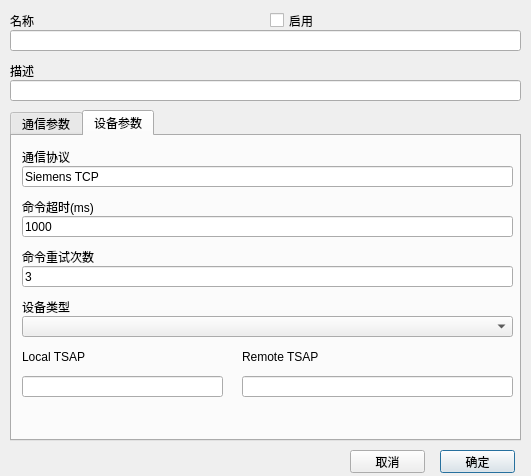
<?xml version="1.0" encoding="UTF-8"?>
<ui version="4.0">
 <class>CMDDeviceConfigDialog</class>
 <widget class="QDialog" name="CMDDeviceConfigDialog">
  <property name="geometry">
   <rect>
    <x>0</x>
    <y>0</y>
    <width>531</width>
    <height>476</height>
   </rect>
  </property>
  <property name="windowTitle">
   <string>Dialog</string>
  </property>
  <widget class="QLineEdit" name="nameEdit">
   <property name="geometry">
    <rect>
     <x>10</x>
     <y>30</y>
     <width>511</width>
     <height>21</height>
    </rect>
   </property>
  </widget>
  <widget class="QLineEdit" name="descriptionEdit">
   <property name="geometry">
    <rect>
     <x>10</x>
     <y>80</y>
     <width>511</width>
     <height>21</height>
    </rect>
   </property>
   <property name="readOnly">
    <bool>false</bool>
   </property>
  </widget>
  <widget class="QLabel" name="label_2">
   <property name="geometry">
    <rect>
     <x>10</x>
     <y>10</y>
     <width>251</width>
     <height>21</height>
    </rect>
   </property>
   <property name="text">
    <string>名称</string>
   </property>
  </widget>
  <widget class="QLabel" name="label_4">
   <property name="geometry">
    <rect>
     <x>10</x>
     <y>60</y>
     <width>431</width>
     <height>21</height>
    </rect>
   </property>
   <property name="text">
    <string>描述</string>
   </property>
  </widget>
  <widget class="QPushButton" name="okButton">
   <property name="geometry">
    <rect>
     <x>440</x>
     <y>450</y>
     <width>75</width>
     <height>23</height>
    </rect>
   </property>
   <property name="text">
    <string>确定</string>
   </property>
  </widget>
  <widget class="QPushButton" name="cancelButton">
   <property name="geometry">
    <rect>
     <x>350</x>
     <y>450</y>
     <width>75</width>
     <height>23</height>
    </rect>
   </property>
   <property name="text">
    <string>取消</string>
   </property>
  </widget>
  <widget class="QCheckBox" name="enableCheckBox">
   <property name="geometry">
    <rect>
     <x>270</x>
     <y>10</y>
     <width>171</width>
     <height>21</height>
    </rect>
   </property>
   <property name="text">
    <string>启用</string>
   </property>
  </widget>
  <widget class="QTabWidget" name="tabWidget">
   <property name="geometry">
    <rect>
     <x>10</x>
     <y>110</y>
     <width>511</width>
     <height>331</height>
    </rect>
   </property>
   <property name="currentIndex">
    <number>1</number>
   </property>
   <widget class="QWidget" name="tab">
    <attribute name="title">
     <string>通信参数</string>
    </attribute>
    <widget class="QLabel" name="label_3">
     <property name="geometry">
      <rect>
       <x>10</x>
       <y>10</y>
       <width>431</width>
       <height>21</height>
      </rect>
     </property>
     <property name="text">
      <string>通信模式</string>
     </property>
    </widget>
    <widget class="QStackedWidget" name="stackedWidget">
     <property name="geometry">
      <rect>
       <x>0</x>
       <y>60</y>
       <width>501</width>
       <height>241</height>
      </rect>
     </property>
     <property name="currentIndex">
      <number>1</number>
     </property>
     <widget class="QWidget" name="page_3">
      <widget class="QLabel" name="label_5">
       <property name="geometry">
        <rect>
         <x>10</x>
         <y>0</y>
         <width>211</width>
         <height>21</height>
        </rect>
       </property>
       <property name="text">
        <string>端口</string>
       </property>
      </widget>
      <widget class="QComboBox" name="portComboBox">
       <property name="geometry">
        <rect>
         <x>10</x>
         <y>20</y>
         <width>211</width>
         <height>25</height>
        </rect>
       </property>
      </widget>
      <widget class="QComboBox" name="baudRateComboBox">
       <property name="geometry">
        <rect>
         <x>240</x>
         <y>20</y>
         <width>201</width>
         <height>21</height>
        </rect>
       </property>
       <item>
        <property name="text">
         <string>115200</string>
        </property>
       </item>
       <item>
        <property name="text">
         <string>57600</string>
        </property>
       </item>
       <item>
        <property name="text">
         <string>38400</string>
        </property>
       </item>
       <item>
        <property name="text">
         <string>19200</string>
        </property>
       </item>
       <item>
        <property name="text">
         <string>9600</string>
        </property>
       </item>
       <item>
        <property name="text">
         <string>4800</string>
        </property>
       </item>
       <item>
        <property name="text">
         <string>2400</string>
        </property>
       </item>
       <item>
        <property name="text">
         <string>1200</string>
        </property>
       </item>
      </widget>
      <widget class="QLabel" name="label_7">
       <property name="geometry">
        <rect>
         <x>240</x>
         <y>0</y>
         <width>201</width>
         <height>21</height>
        </rect>
       </property>
       <property name="text">
        <string>波特率</string>
       </property>
      </widget>
      <widget class="QLabel" name="label_8">
       <property name="geometry">
        <rect>
         <x>10</x>
         <y>50</y>
         <width>211</width>
         <height>21</height>
        </rect>
       </property>
       <property name="text">
        <string>数据位</string>
       </property>
      </widget>
      <widget class="QLabel" name="label_9">
       <property name="geometry">
        <rect>
         <x>240</x>
         <y>50</y>
         <width>191</width>
         <height>21</height>
        </rect>
       </property>
       <property name="text">
        <string>停止位</string>
       </property>
      </widget>
      <widget class="QComboBox" name="parityComboBox">
       <property name="geometry">
        <rect>
         <x>10</x>
         <y>120</y>
         <width>211</width>
         <height>21</height>
        </rect>
       </property>
       <item>
        <property name="text">
         <string>NONE</string>
        </property>
       </item>
       <item>
        <property name="text">
         <string>ODD</string>
        </property>
       </item>
       <item>
        <property name="text">
         <string>EVEN</string>
        </property>
       </item>
       <item>
        <property name="text">
         <string>MARK</string>
        </property>
       </item>
       <item>
        <property name="text">
         <string>SPACE</string>
        </property>
       </item>
      </widget>
      <widget class="QLabel" name="label_10">
       <property name="geometry">
        <rect>
         <x>10</x>
         <y>100</y>
         <width>211</width>
         <height>21</height>
        </rect>
       </property>
       <property name="text">
        <string>校验位</string>
       </property>
      </widget>
      <widget class="QComboBox" name="stopBitsComboBox">
       <property name="geometry">
        <rect>
         <x>240</x>
         <y>70</y>
         <width>201</width>
         <height>21</height>
        </rect>
       </property>
       <item>
        <property name="text">
         <string>1</string>
        </property>
       </item>
       <item>
        <property name="text">
         <string>1.5</string>
        </property>
       </item>
       <item>
        <property name="text">
         <string>2</string>
        </property>
       </item>
      </widget>
      <widget class="QComboBox" name="dataBitsComboBox">
       <property name="geometry">
        <rect>
         <x>10</x>
         <y>70</y>
         <width>211</width>
         <height>21</height>
        </rect>
       </property>
       <item>
        <property name="text">
         <string>5</string>
        </property>
       </item>
       <item>
        <property name="text">
         <string>6</string>
        </property>
       </item>
       <item>
        <property name="text">
         <string>7</string>
        </property>
       </item>
       <item>
        <property name="text">
         <string>8</string>
        </property>
       </item>
      </widget>
     </widget>
     <widget class="QWidget" name="page">
      <widget class="QLineEdit" name="serverIPEdit">
       <property name="geometry">
        <rect>
         <x>10</x>
         <y>100</y>
         <width>491</width>
         <height>21</height>
        </rect>
       </property>
      </widget>
      <widget class="QLabel" name="label_6">
       <property name="geometry">
        <rect>
         <x>10</x>
         <y>80</y>
         <width>491</width>
         <height>21</height>
        </rect>
       </property>
       <property name="text">
        <string>IP地址</string>
       </property>
      </widget>
      <widget class="QLabel" name="label_11">
       <property name="geometry">
        <rect>
         <x>10</x>
         <y>130</y>
         <width>491</width>
         <height>21</height>
        </rect>
       </property>
       <property name="text">
        <string>服务端口</string>
       </property>
      </widget>
      <widget class="QLineEdit" name="serverPortEdit">
       <property name="enabled">
        <bool>true</bool>
       </property>
       <property name="geometry">
        <rect>
         <x>10</x>
         <y>150</y>
         <width>491</width>
         <height>21</height>
        </rect>
       </property>
       <property name="text">
        <string/>
       </property>
      </widget>
      <widget class="QLineEdit" name="localPortEdit">
       <property name="enabled">
        <bool>true</bool>
       </property>
       <property name="geometry">
        <rect>
         <x>10</x>
         <y>200</y>
         <width>491</width>
         <height>21</height>
        </rect>
       </property>
       <property name="text">
        <string/>
       </property>
      </widget>
      <widget class="QLabel" name="label_12">
       <property name="geometry">
        <rect>
         <x>10</x>
         <y>180</y>
         <width>491</width>
         <height>21</height>
        </rect>
       </property>
       <property name="text">
        <string>本地服务端口</string>
       </property>
      </widget>
      <widget class="QFrame" name="frame">
       <property name="geometry">
        <rect>
         <x>10</x>
         <y>29</y>
         <width>491</width>
         <height>41</height>
        </rect>
       </property>
       <property name="frameShape">
        <enum>QFrame::StyledPanel</enum>
       </property>
       <property name="frameShadow">
        <enum>QFrame::Raised</enum>
       </property>
       <widget class="QRadioButton" name="clientRadioButton">
        <property name="geometry">
         <rect>
          <x>90</x>
          <y>10</y>
          <width>81</width>
          <height>22</height>
         </rect>
        </property>
        <property name="layoutDirection">
         <enum>Qt::RightToLeft</enum>
        </property>
        <property name="text">
         <string>客户端</string>
        </property>
        <property name="checked">
         <bool>true</bool>
        </property>
       </widget>
       <widget class="QRadioButton" name="serverRadioButton">
        <property name="geometry">
         <rect>
          <x>296</x>
          <y>10</y>
          <width>81</width>
          <height>22</height>
         </rect>
        </property>
        <property name="layoutDirection">
         <enum>Qt::RightToLeft</enum>
        </property>
        <property name="text">
         <string>服务端</string>
        </property>
       </widget>
      </widget>
     </widget>
     <widget class="QWidget" name="page_2">
      <widget class="QLabel" name="label_14">
       <property name="geometry">
        <rect>
         <x>10</x>
         <y>10</y>
         <width>431</width>
         <height>21</height>
        </rect>
       </property>
       <property name="text">
        <string>通信参数</string>
       </property>
      </widget>
      <widget class="QLineEdit" name="usbCommParameterEdit">
       <property name="geometry">
        <rect>
         <x>10</x>
         <y>30</y>
         <width>491</width>
         <height>21</height>
        </rect>
       </property>
      </widget>
     </widget>
     <widget class="QWidget" name="page_5">
      <widget class="QLineEdit" name="boardCommParameterEdit">
       <property name="geometry">
        <rect>
         <x>10</x>
         <y>30</y>
         <width>491</width>
         <height>21</height>
        </rect>
       </property>
      </widget>
      <widget class="QLabel" name="label_19">
       <property name="geometry">
        <rect>
         <x>10</x>
         <y>10</y>
         <width>431</width>
         <height>21</height>
        </rect>
       </property>
       <property name="text">
        <string>通信参数</string>
       </property>
      </widget>
     </widget>
     <widget class="QWidget" name="page_4">
      <widget class="QLineEdit" name="otherCommParameterEdit">
       <property name="geometry">
        <rect>
         <x>10</x>
         <y>30</y>
         <width>491</width>
         <height>21</height>
        </rect>
       </property>
      </widget>
      <widget class="QLabel" name="label_15">
       <property name="geometry">
        <rect>
         <x>10</x>
         <y>10</y>
         <width>431</width>
         <height>21</height>
        </rect>
       </property>
       <property name="text">
        <string>通信参数</string>
       </property>
      </widget>
     </widget>
    </widget>
    <widget class="QComboBox" name="communicationTypeBox">
     <property name="geometry">
      <rect>
       <x>10</x>
       <y>30</y>
       <width>481</width>
       <height>21</height>
      </rect>
     </property>
     <property name="currentIndex">
      <number>0</number>
     </property>
     <item>
      <property name="text">
       <string>Serial</string>
      </property>
     </item>
     <item>
      <property name="text">
       <string>TCP</string>
      </property>
     </item>
     <item>
      <property name="text">
       <string>UDP</string>
      </property>
     </item>
     <item>
      <property name="text">
       <string>USB</string>
      </property>
     </item>
     <item>
      <property name="text">
       <string>Board</string>
      </property>
     </item>
     <item>
      <property name="text">
       <string>Other</string>
      </property>
     </item>
    </widget>
    <zorder>stackedWidget</zorder>
    <zorder>label_3</zorder>
    <zorder>communicationTypeBox</zorder>
   </widget>
   <widget class="QWidget" name="tab">
    <attribute name="title">
     <string>设备参数</string>
    </attribute>
    <widget class="QLineEdit" name="replyTimeoutEdit">
     <property name="geometry">
      <rect>
       <x>10</x>
       <y>80</y>
       <width>491</width>
       <height>21</height>
      </rect>
     </property>
     <property name="text">
      <string>1000</string>
     </property>
     <property name="readOnly">
      <bool>false</bool>
     </property>
    </widget>
    <widget class="QLabel" name="label_17">
     <property name="geometry">
      <rect>
       <x>10</x>
       <y>60</y>
       <width>431</width>
       <height>21</height>
      </rect>
     </property>
     <property name="text">
      <string>命令超时(ms)</string>
     </property>
    </widget>
    <widget class="QLineEdit" name="protocolEdit">
     <property name="geometry">
      <rect>
       <x>10</x>
       <y>30</y>
       <width>491</width>
       <height>21</height>
      </rect>
     </property>
     <property name="text">
      <string>Siemens TCP</string>
     </property>
     <property name="readOnly">
      <bool>true</bool>
     </property>
    </widget>
    <widget class="QLabel" name="label">
     <property name="geometry">
      <rect>
       <x>10</x>
       <y>10</y>
       <width>431</width>
       <height>21</height>
      </rect>
     </property>
     <property name="text">
      <string>通信协议</string>
     </property>
    </widget>
    <widget class="QLineEdit" name="retriesEdit">
     <property name="geometry">
      <rect>
       <x>10</x>
       <y>130</y>
       <width>491</width>
       <height>21</height>
      </rect>
     </property>
     <property name="text">
      <string>3</string>
     </property>
     <property name="readOnly">
      <bool>false</bool>
     </property>
    </widget>
    <widget class="QLabel" name="label_18">
     <property name="geometry">
      <rect>
       <x>10</x>
       <y>110</y>
       <width>431</width>
       <height>21</height>
      </rect>
     </property>
     <property name="text">
      <string>命令重试次数</string>
     </property>
    </widget>
    <widget class="QComboBox" name="ModelType">
     <property name="geometry">
      <rect>
       <x>10</x>
       <y>180</y>
       <width>491</width>
       <height>21</height>
      </rect>
     </property>
     <property name="sizePolicy">
      <sizepolicy hsizetype="Preferred" vsizetype="Preferred">
       <horstretch>0</horstretch>
       <verstretch>0</verstretch>
      </sizepolicy>
     </property>
     <property name="currentIndex">
      <number>-1</number>
     </property>
     <item>
      <property name="text">
       <string>S7-1200</string>
      </property>
     </item>
     <item>
      <property name="text">
       <string>S7-1500</string>
      </property>
     </item>
     <item>
      <property name="text">
       <string>S7-300</string>
      </property>
     </item>
     <item>
      <property name="text">
       <string>S7-400</string>
      </property>
     </item>
    </widget>
    <widget class="QLabel" name="label_22">
     <property name="geometry">
      <rect>
       <x>10</x>
       <y>160</y>
       <width>431</width>
       <height>21</height>
      </rect>
     </property>
     <property name="text">
      <string>设备类型</string>
     </property>
    </widget>
    <widget class="QLabel" name="label_21">
     <property name="geometry">
      <rect>
       <x>230</x>
       <y>210</y>
       <width>121</width>
       <height>21</height>
      </rect>
     </property>
     <property name="text">
      <string>Remote TSAP</string>
     </property>
    </widget>
    <widget class="QLineEdit" name="RemoteTSAP">
     <property name="geometry">
      <rect>
       <x>230</x>
       <y>240</y>
       <width>271</width>
       <height>21</height>
      </rect>
     </property>
    </widget>
    <widget class="QLabel" name="label_20">
     <property name="geometry">
      <rect>
       <x>10</x>
       <y>210</y>
       <width>111</width>
       <height>21</height>
      </rect>
     </property>
     <property name="text">
      <string>Local TSAP</string>
     </property>
    </widget>
    <widget class="QLineEdit" name="LocalTSAP">
     <property name="geometry">
      <rect>
       <x>10</x>
       <y>240</y>
       <width>201</width>
       <height>21</height>
      </rect>
     </property>
    </widget>
   </widget>
  </widget>
 </widget>
 <resources/>
 <connections/>
</ui>
